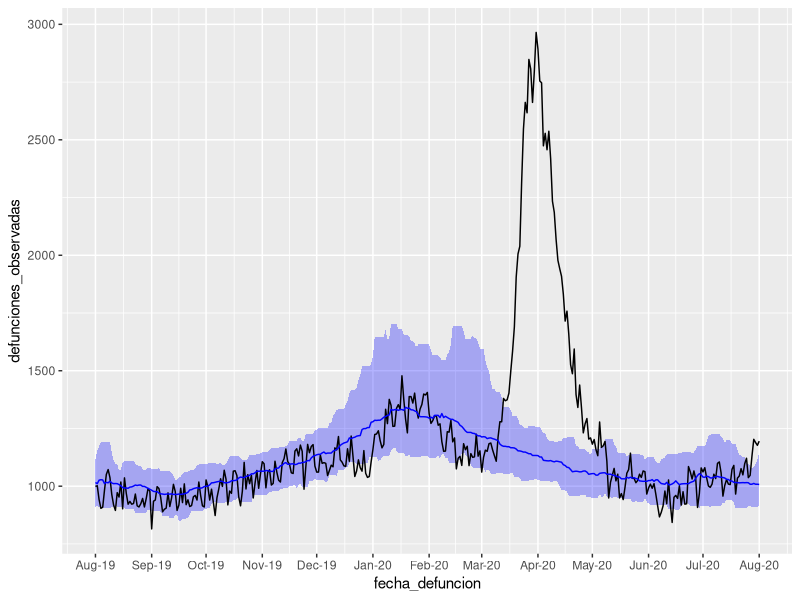
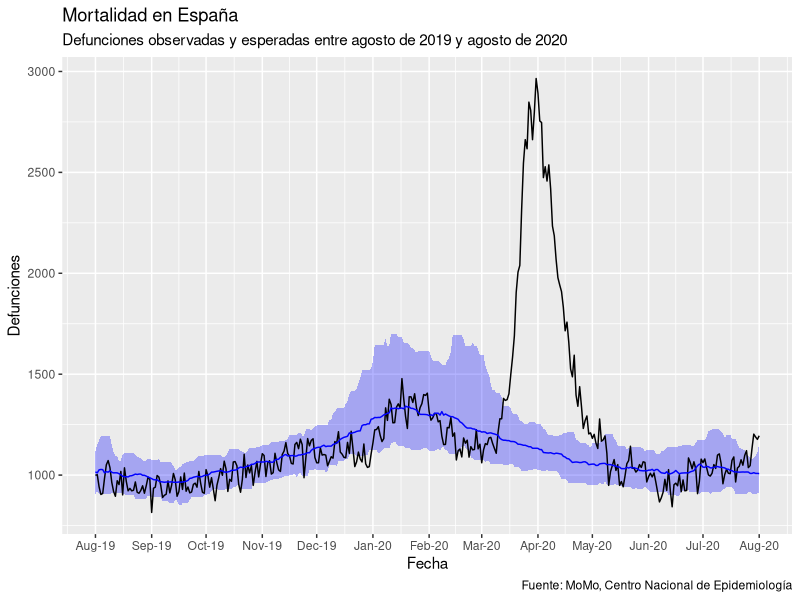
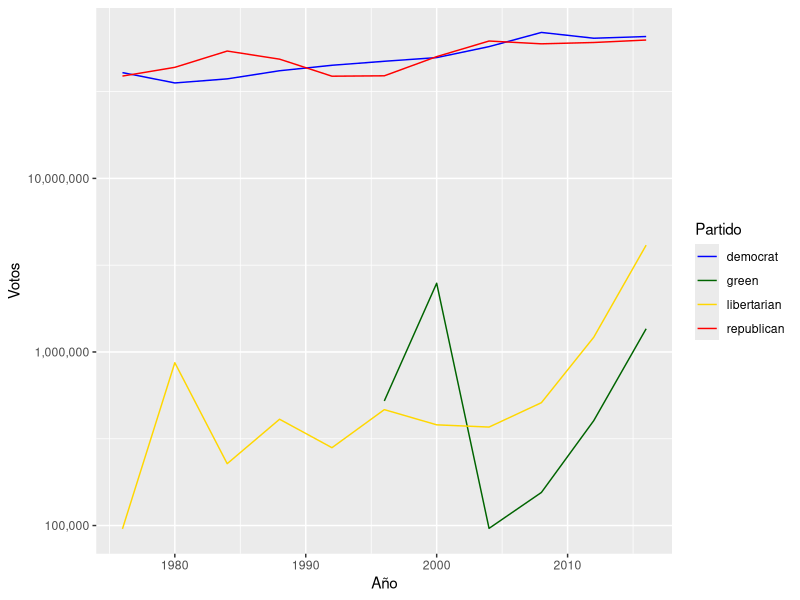
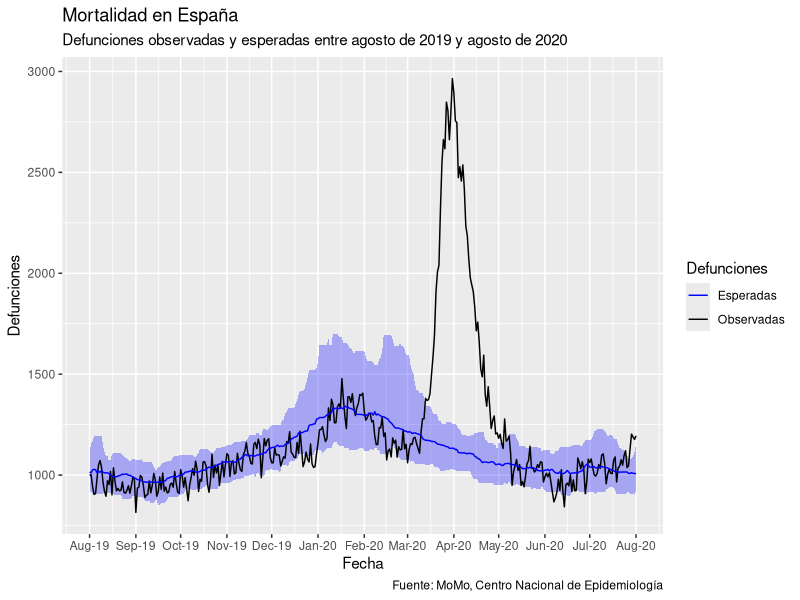
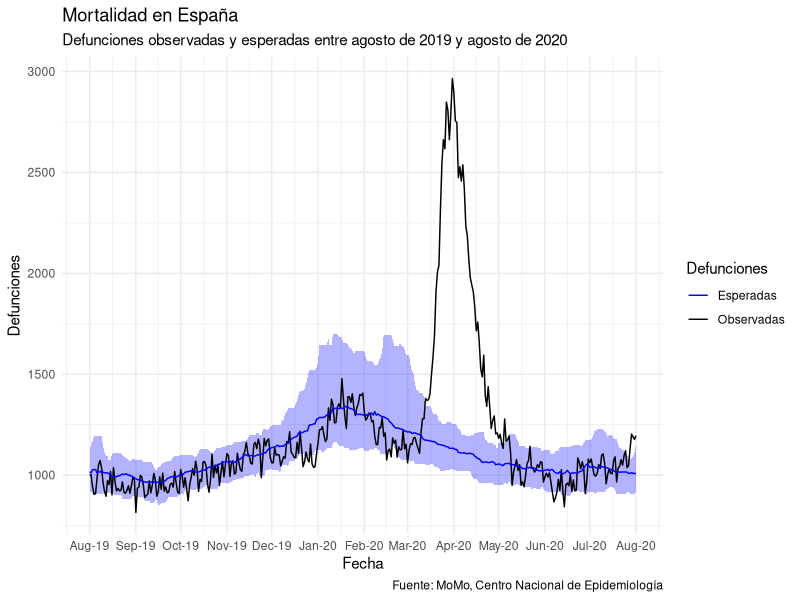
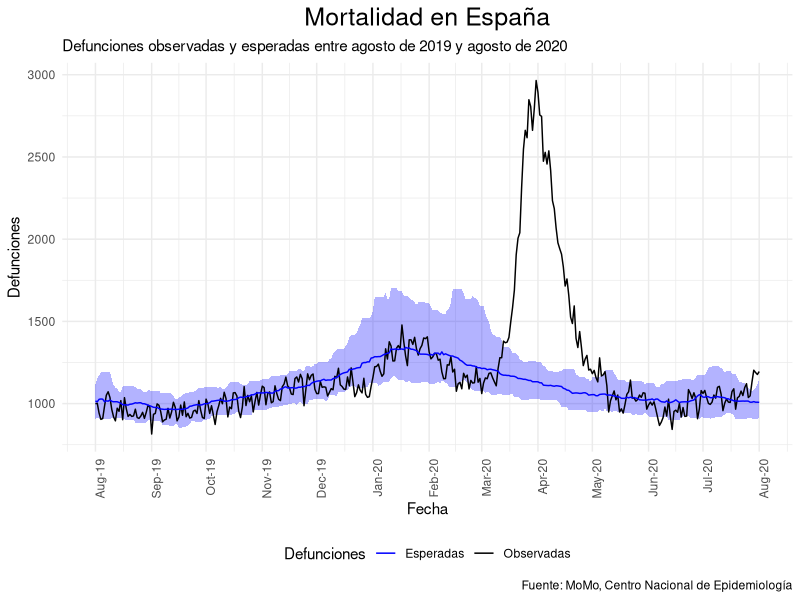
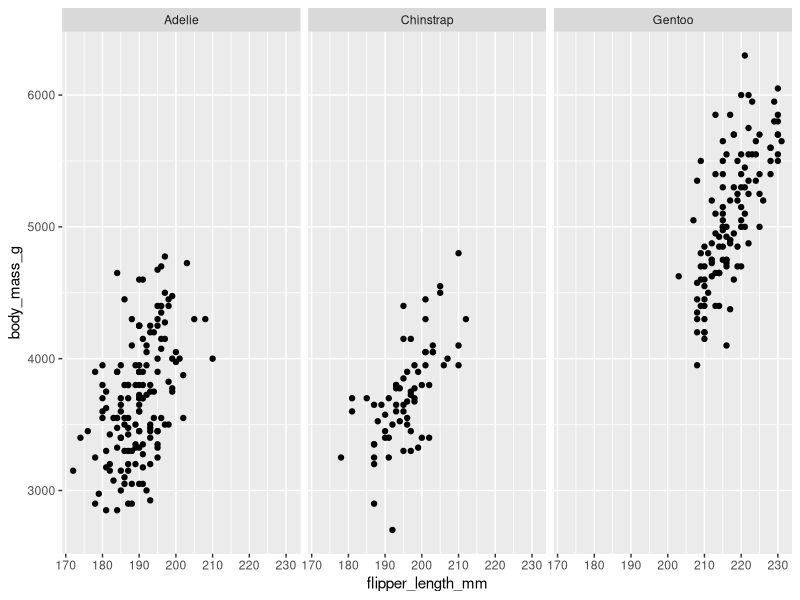
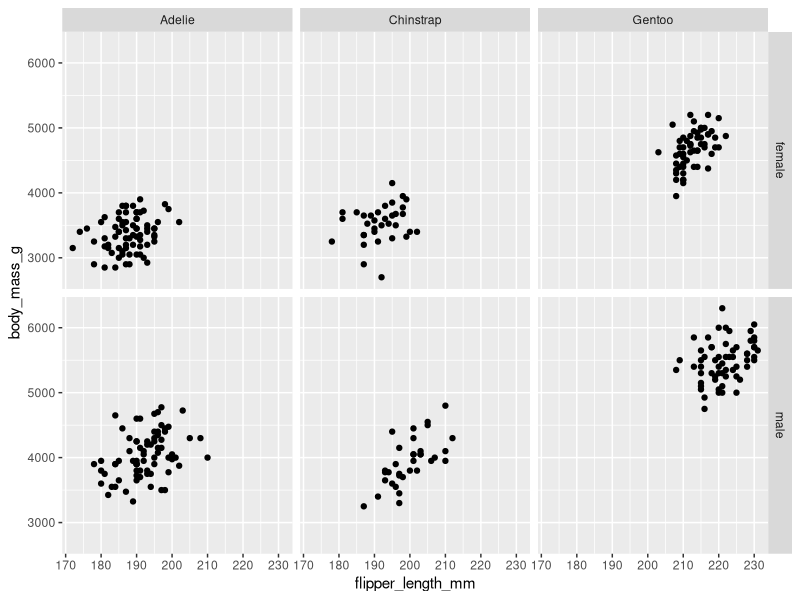

The R script that drew these images, in order: (Note: this script raises an error after producing the figures.)
## ---- chunk 1
knitr::opts_chunk$set(message = FALSE, warning = FALSE)
## ---- chunk 2
library(ggplot2)
library(dplyr)

# Lectura de los datos
defunciones <- read.csv("dat/defunciones_espana.csv")

# Conversión de la fecha de tipo character a Date
defunciones <- defunciones %>%
  mutate(fecha_defuncion = as.Date(fecha_defuncion))

# Pintamos la mortalidad observada y esperada
ggplot(defunciones, aes(x = fecha_defuncion)) +
  geom_ribbon(aes(ymin = defunciones_esperadas_q01, ymax = defunciones_esperadas_q99),
              fill = "blue", alpha = 0.3) +
  geom_line(aes(y = defunciones_observadas), color = "black") +
  geom_line(aes(y = defunciones_esperadas), color = "blue") +
  scale_x_date(date_breaks = "1 month", date_labels = "%b-%y")
## ---- chunk 3
ggplot(defunciones, aes(x = fecha_defuncion)) +
  geom_ribbon(aes(ymin = defunciones_esperadas_q01, ymax = defunciones_esperadas_q99),
              fill = "blue", alpha = 0.3) +
  geom_line(aes(y = defunciones_observadas), color = "black") +
  geom_line(aes(y = defunciones_esperadas), color = "blue") +
  scale_x_date(date_breaks = "1 month", date_labels = "%b-%y") +
  labs(title    = "Mortalidad en España",
       subtitle = "Defunciones observadas y esperadas entre agosto de 2019 y agosto de 2020",
       caption  = "Fuente: MoMo, Centro Nacional de Epidemiología",
       x        = "Fecha",
       y        = "Defunciones"
  )
## ---- chunk 4
# Lectura de los datos del CSV
usa_president <- read.csv("dat/usa_president.csv")

# Filtro por los partidos de mi interés y agrupo por partido y año
usa_president_by_year <- usa_president %>%
  filter(party %in% c("democrat", "republican", "libertarian", "green"),
         writein == FALSE) %>%
  group_by(year, party) %>%
  summarise(candidatevotes = sum(candidatevotes))

# Definición de mi paleta personalizada de colores por partido
parties_palette <- c("democrat" = "blue", "republican" = "red", "libertarian" = "gold", "green" = "darkgreen")

# Gráfico de evolución en número de votos por partido y año
ggplot(usa_president_by_year, aes(x = year, y = candidatevotes, color = party)) +
  geom_line() +
  scale_y_log10(labels = scales::comma) +
  scale_color_manual(values = parties_palette) +
  labs(
    x     = "Año",
    y     = "Votos",
    color = "Partido"
  )
## ---- chunk 5
# Paleta
mortality_palette <- c("Observadas" = "black", "Esperadas" = "blue")

# Guardo el gráfico en la variable p para no repetir este código continuamente
p <- ggplot(defunciones, aes(x = fecha_defuncion)) +
  geom_ribbon(aes(ymin = defunciones_esperadas_q01, ymax = defunciones_esperadas_q99),
              fill = "blue", alpha = 0.3) +
  geom_line(aes(y = defunciones_observadas, color = "Observadas")) +
  geom_line(aes(y = defunciones_esperadas, color = "Esperadas")) +
  scale_x_date(date_breaks = "1 month", date_labels = "%b-%y") +
  scale_color_manual(values = mortality_palette) +
  labs(title    = "Mortalidad en España",
       subtitle = "Defunciones observadas y esperadas entre agosto de 2019 y agosto de 2020",
       caption  = "Fuente: MoMo, Centro Nacional de Epidemiología",
       x        = "Fecha",
       y        = "Defunciones",
       color    = "Defunciones"
  )

p
## ---- chunk 6
p + theme_minimal()
## ---- chunk 7
p +
  theme_minimal() +
  theme(legend.position = "bottom",
        axis.text.x = element_text(angle = 90, hjust = 1),
        plot.title = element_text(size = 18, hjust = 0.5))
## ---- chunk 8
library(palmerpenguins)

ggplot(penguins, aes(x = flipper_length_mm, y = body_mass_g)) + 
  geom_point() +
  facet_wrap(~ species)
## ---- chunk 9
# Quito las filas con el sexo nulo
tmp <- penguins %>%
  filter(!is.na(sex))

# Creo el facet por sexo y especie
ggplot(tmp, aes(x = flipper_length_mm, y = body_mass_g)) + 
  geom_point() +
  facet_grid(sex ~ species)
## ---- chunk 10
# Descomenta la siguiente línea en el caso de que no lo tengas instalado
# install.packages("sf")
## ---- chunk 11
italy <- map_data("italy")
head(italy)
## ---- chunk 12
ggplot(italy, aes(x = long, y = lat, group = group)) +
  geom_polygon(fill = "white", color = "black") +
  coord_quickmap()
## ---- chunk 13
library(sf)

# Leo los polígonos de un geojson que contiene las provincias españolas simplificadas
provincias <- read_sf("dat/spain_provinces.geojson")
head(provincias)
## ---- chunk 14
ggplot(provincias) +
  geom_sf()
## ---- chunk 15
ggplot(provincias) +
  geom_sf() +
  geom_sf_label(aes(label = nombre))
## ---- chunk 16
# La información de las elecciones la tenemos en:
# - elecciones_2019_provincias.csv con la información a nivel de provincia (población, censo, votos válidos, ...)
# - elecciones_2019_votos.csv con el número de votos por provincia y partido
# Para calcular la participación, solo necesitamos el primer dataset
elecciones <- read.csv("dat/elecciones_2019_provincias.csv")
head(elecciones)
## ---- chunk 17
# Calculamos el ratio de participación
participacion <- elecciones %>%
  mutate(ratio_participacion = round((votos_validos + votos_nulos) / censo_electoral, 3)) %>%
  select(provincia_cod_ine, ratio_participacion)

head(participacion)
## ---- chunk 18
# Añadimos al mapa esta información
tmp <- provincias %>%
  inner_join(participacion, by = c("codigo" = "provincia_cod_ine"))

# Representamos la participación coloreando cada provincia
# Invertimos la escala con trans = "reverse" para que las intensidades
# mayores correspondan a niveles más altos de participación
ggplot(tmp) +
  geom_sf(aes(fill = ratio_participacion)) +
  scale_fill_continuous(trans = "reverse")
## ---- chunk 19
# ggsave guarda el último gráfico generado
ggsave("mi_grafico.png")
